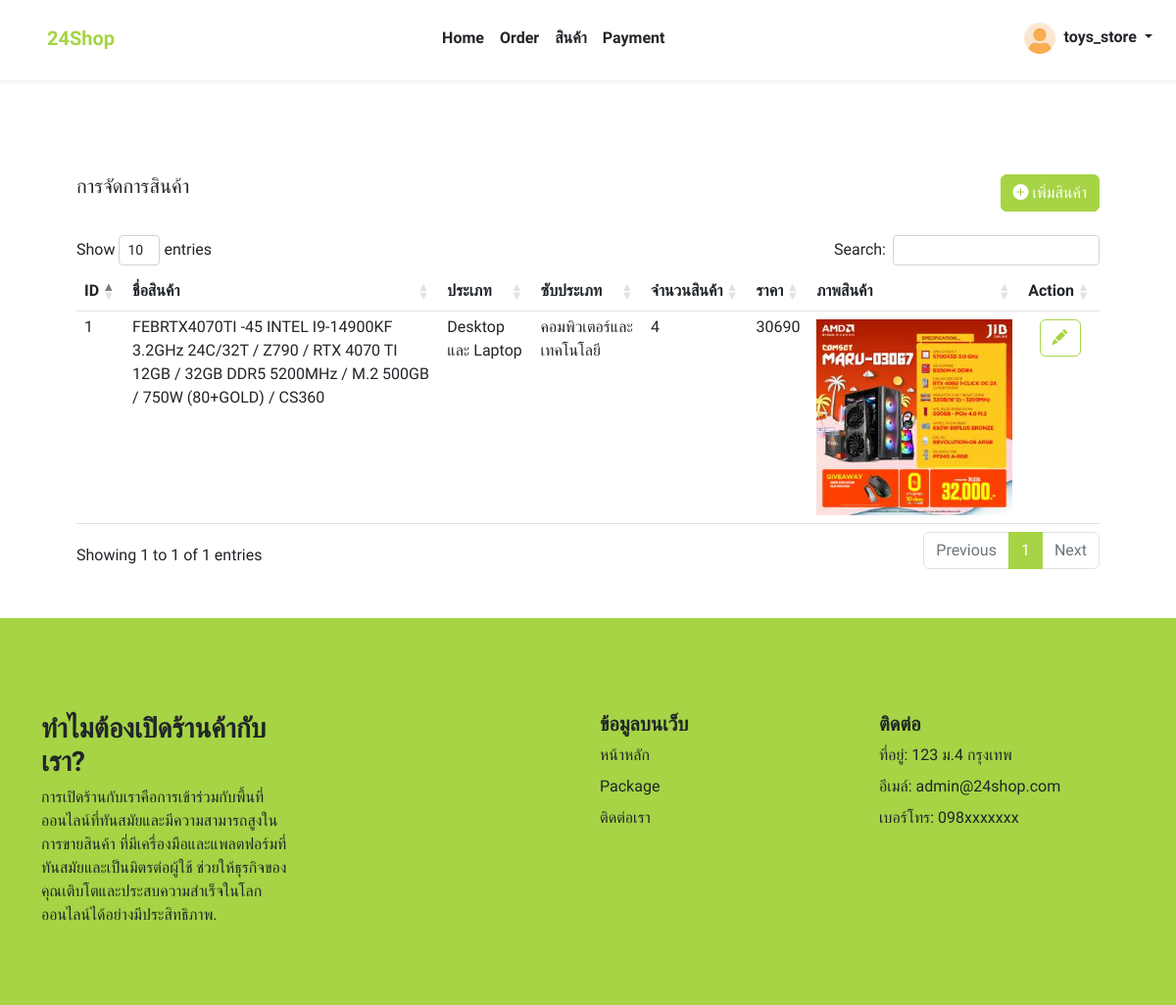
/store/manage-product.php (signed in), run on the app's committed database.
### tables this page shows
CREATE TABLE IF NOT EXISTS `products` (
  `id` int NOT NULL AUTO_INCREMENT,
  `sku` varchar(100) NOT NULL,
  `name` varchar(150) NOT NULL,
  `qty` int NOT NULL,
  `type` int NOT NULL,
  `subType` int NOT NULL,
  `price` int NOT NULL,
  `description` text NOT NULL,
  `image` varchar(1500) NOT NULL,
  `status` int NOT NULL,
  `created_by` varchar(100) NOT NULL,
  `create_at` datetime NOT NULL,
  `updated_at` timestamp NOT NULL DEFAULT CURRENT_TIMESTAMP ON UPDATE CURRENT_TIMESTAMP,
  PRIMARY KEY (`id`)
);

CREATE TABLE IF NOT EXISTS `products_sub_type` (
  `pst_id` int NOT NULL AUTO_INCREMENT,
  `pst_name` varchar(100) NOT NULL,
  `productd_type` int NOT NULL,
  PRIMARY KEY (`pst_id`)
);

CREATE TABLE IF NOT EXISTS `products_type` (
  `pt_id` int NOT NULL AUTO_INCREMENT,
  `pt_name` varchar(100) NOT NULL,
  PRIMARY KEY (`pt_id`)
);

### store/manage-product.php (the view, shortened to what this page needs)
<?php
require_once("../config/config.inc.php");
?>
<!DOCTYPE html>
<html lang="en">
<head>
    <link href="https://cdn.jsdelivr.net/npm/bootstrap-icons@1.5.0/font/bootstrap-icons.css" rel="stylesheet" />
    <link href="../css/styles.css" rel="stylesheet" />
    <link rel="stylesheet" href="https://cdn.datatables.net/1.13.1/css/dataTables.bootstrap4.min.css">
</head>
<body class="d-flex flex-column min-vh-100">
    <?php
    include("./components/navbar.php"); ?>
    <section class="py-5">
        <div class="container px-4 px-lg-5 mt-5">
            <div class="d-flex justify-content-between">
                <h5 class="card-title mb-0">การจัดการสินค้า</h5>
                <div class="btn-group">
                    <a href="./add-product">
                        <button type="button" class="btn btn-primary mb-4" data-bs-toggle="modal" data-bs-target="#add">
                            <i class="bi bi-plus-circle-fill"></i>
                            เพิ่มสินค้า
                        </button>
                    </a>
                </div>
            </div>
            <div class="table-responsive">
                <table class="table" id="tableProductsType">
                    <thead>
                        <tr class="text-nowrap">
                            <th>ID</th>
                            <th>ชื่อสินค้า</th>
                            <th>ประเภท</th>
                            <th>ซับประเภท</th>
                            <th>จำนวนสินค้า</th>
                            <th>ราคา</th>
                            <th>ภาพสินค้า</th>
                            <th class="text-center">Action</th>
                        </tr>
                    </thead>
                    <tbody>
                        <?php
                        $sqlGetProductsTypeSub = "SELECT products.*, pst_id, pst_name, pt_name FROM `products`
                        LEFT JOIN products_type ON products.type = products_type.pt_id
                        LEFT JOIN products_sub_type ON products.subType = products_sub_type.pst_id
                        WHERE created_by = '".$_SESSION['user_name']."' ORDER BY id DESC; ";
                        $resultGetProductsTypeSub = $conn->query($sqlGetProductsTypeSub);
                        while ($rowGetProductsTypeSub = $resultGetProductsTypeSub->fetch_assoc()) {
                        ?>
                            <tr>
                                <td class="py-1">
                                    <?php echo $rowGetProductsTypeSub["id"] ?>
                                </td>
                                <td class="py-1">
                                    <?php echo $rowGetProductsTypeSub["name"] ?>
                                </td>
                                <td class="py-1">
                                    <?php echo $rowGetProductsTypeSub["pst_name"] ?>
                                </td>
                                <td class="py-1">
                                    <?php echo $rowGetProductsTypeSub["pt_name"] ?>
                                </td>
                                <td class="py-1">
                                    <?php echo $rowGetProductsTypeSub["qty"] ?>
                                </td>
                                <td class="py-1">
                                    <?php echo $rowGetProductsTypeSub["price"] ?>
                                </td>
                                <td>
                                    <img src="../images/products/<?php echo $rowGetProductsTypeSub["image"] ? $rowGetProductsTypeSub["image"] : "-" ?>" style="width:200px;" />
                                </td>
                                <td class="text-center">
                                    <div class="btn-group" role="group" aria-label="Basic example">
                                        <a href="edit-product?product_id=<?php echo $rowGetProductsTypeSub["id"]; ?>">
                                            <button type="button" class="btn btn-outline-primary" id="<?php echo $rowGetProductsTypeSub["id"]; ?>">
                                                <i class="bi bi-pencil-fill"></i>
                                            </button>
                                        </a>
                                    </div>
                                </td>
                            </tr>
                        <?php } ?>
                    </tbody>
                </table>
            </div>
        </div>
    </section>
    <?php include("./components/footer.php"); ?>
</body>
</html>

### data on the page
products: id "1", name "FEBRTX4070TI -45 INTEL I9-14900KF 3.2GHz 24C/32T / Z790 / RTX 4070 TI 12GB / 32GB DDR5 5200MHz / M.2 500GB / 750W (80+GOLD) / CS360", products_sub_type.pst_name "Desktop และ Laptop", products_type.pt_name "คอมพิวเตอร์และเทคโนโลยี", qty "4", price "30690", image (picture)

### other printed values
$_SESSION["user_name"] "toys_store"
